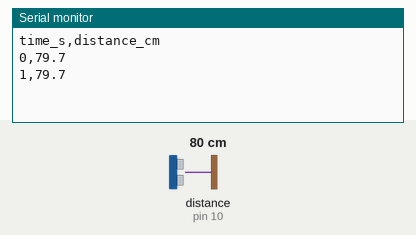
A sketch run on a simulated Arduino Uno, built with avr-gcc and run on an emulated ATmega328P. Parts: the last lines printed to the serial monitor. Wiring (inferred from the names in the program): ultrasonic range finder: trigger pin 9; echo pin 10. Inputs (shaded band) come from the test bench; at power-on: distance to the obstacle (sensor on pin 10) 80 cm. The echo pulse lasts 58.3 µs per cm.

Above: at 1.3 s.
1.4 s: distance to the obstacle (sensor on pin 10) set to 2 cm
At 2.0 s:
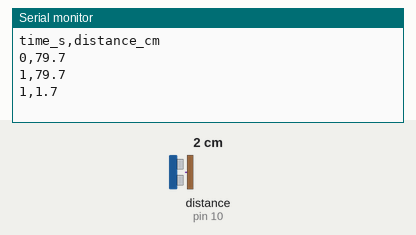
2.9 s: distance to the obstacle (sensor on pin 10) set to 4 cm
At 3.35 s:
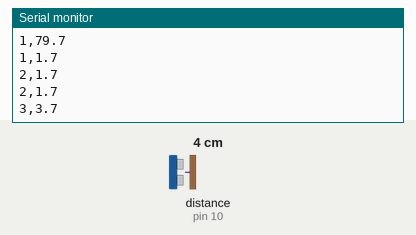
Timing chart, 0 to 5.9 s (numbered marks = the images above; inputs shaded):
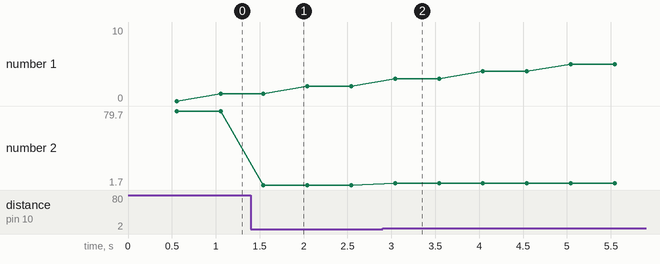

Measured:
- after the input at 1.4 s, the serial monitor: prints a new line after 0.14 s (image 1)
- after the input at 2.9 s, the serial monitor: prints a new line after 0.14 s (image 2)
- plotted number 2: 79.7 → 1.7 after the input at 1.4 s, 1.7 → 3.7 after the input at 2.9 s

The sketch:

ultrasonic.ino
```cpp
// Day 9 - HC-SR04 Distance Sensor

const uint8_t TRIG_PIN = 9;
const uint8_t ECHO_PIN = 10;

const unsigned long READ_INTERVAL_MS = 500;
unsigned long lastRead = 0;

//--------------------------------------------------
// Single distance measurement
//--------------------------------------------------
float readDistanceCM() {

  digitalWrite(TRIG_PIN, LOW);
  delayMicroseconds(2);

  digitalWrite(TRIG_PIN, HIGH);
  delayMicroseconds(10);

  digitalWrite(TRIG_PIN, LOW);

  long duration = pulseIn(ECHO_PIN, HIGH, 30000);

  if (duration == 0) {
    return -1;   // timeout / invalid
  }

  float distance = duration * 0.0343 / 2.0;

  return distance;
}

//--------------------------------------------------
// Median of 3 filter
//--------------------------------------------------
float median3(float a, float b, float c) {

  if (a > b) { float t = a; a = b; b = t; }
  if (b > c) { float t = b; b = c; c = t; }
  if (a > b) { float t = a; a = b; b = t; }

  return b;
}

//--------------------------------------------------
void setup() {

  pinMode(TRIG_PIN, OUTPUT);
  pinMode(ECHO_PIN, INPUT);

  Serial.begin(9600);

  Serial.println(F("time_s,distance_cm"));
}

//--------------------------------------------------
void loop() {

  if (millis() - lastRead >= READ_INTERVAL_MS) {

    lastRead = millis();

    float d1 = readDistanceCM();
    delay(20);

    float d2 = readDistanceCM();
    delay(20);

    float d3 = readDistanceCM();

    // Check for invalid readings
    if (d1 < 0 || d2 < 0 || d3 < 0) {

      Serial.print(millis() / 1000);
      Serial.println(F(",INVALID"));

      return;
    }

    float distance = median3(d1, d2, d3);

    Serial.print(millis() / 1000);
    Serial.print(",");

    Serial.println(distance, 1);
  }
}
```
